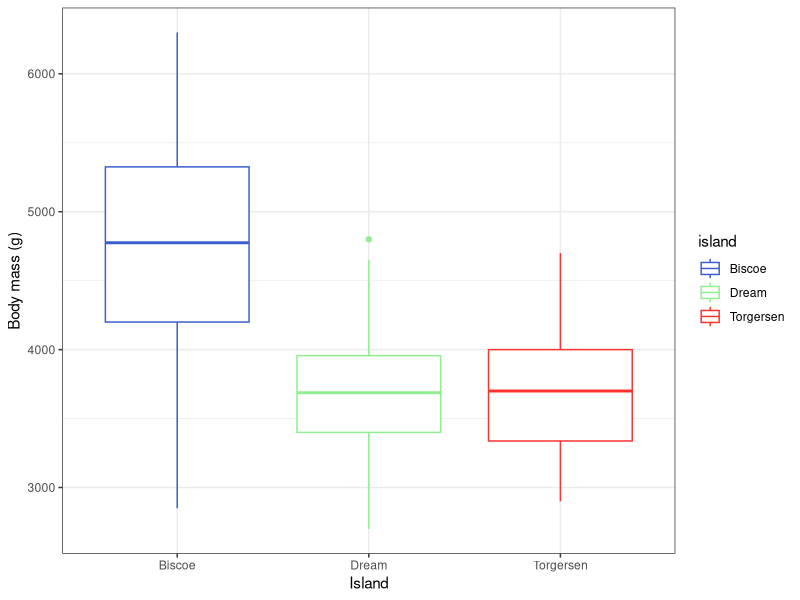

Here is the R script that generated this plot:
library(palmerpenguins)
library(ggplot2)
?palmerpenguins
?islands
### Make the following changes to this basic boxplot.
# 1) Change the grey background to white
# 2) Clean up the axis labels
# 3) Make the color vary by island
# 4) Choose a color palette that you enjoy!
plot_colors <- c("royalblue3", "lightgreen","firebrick1","gold")
ggplot(penguins, aes(island, body_mass_g, color=island)) +
  geom_boxplot() +
  theme_bw() +
  labs(x="Island",
       y="Body mass (g)") +
  scale_color_manual(values=plot_colors)


colnames(penguins)
unique(penguins$island)
